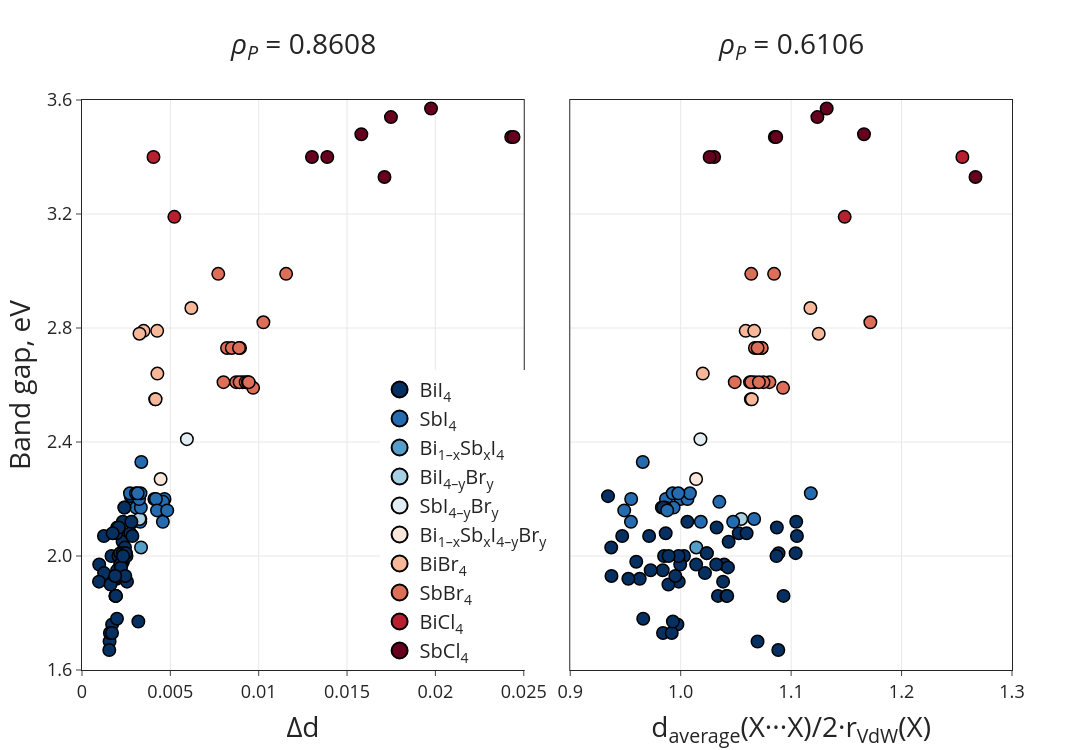

The cell this chart's notebook holds for it:
### Code cell
fig_7 = descriptors_vs_bandgap(dataframe=data, feature_1='delta_d', feature_2='XXaver_2r', composition_aid=composition_aid, subplot_titles=[f'<i>ρ<sub>P</sub></i> = {round(p1, 4)}<br> ', f'<i>ρ<sub>P</sub></i> = {round(p2, 4)}<br> '])
fig_7.show()
fig_7.write_html(os.path.join(path_to_image, 'descriptors_vs_band_gap.html'))
fig_7.write_image(os.path.join(path_to_image, 'descriptors_vs_band_gap.png'), scale=10)

### Figure 1 — Plotly figure (JSON) as saved in the notebook; plotly's stock layout.template omitted (floating-point values rounded to 4 significant figures)
{"data": [{"hovertemplate": "∆d: %{x:.5f}<br>Band gap: %{y:.2f}<br>%{text}", "marker": {"color": [0, 0, 0, 0, 0, 0, 0, 0, 0, 0, 0, 1, 1, 0, 1, 1, 1, 0, 0, 2, 1, 1, 3, 4, 5, 6, 6, 7, 7, 7, 7, 8, 8, 9, 0, 1, 1, 7, 0, 0, 0, 0, 0, 0, 0, 0, 0, 9, 9, 0, 0, 0, 1, 0, 0, 0, 0, 9, 0, 0, 0, 0, 1, 0, 0, 0, 6, 6, 0, 0, 0, 0, 1, 1, 7, 7, 7, 7, 7, 7, 7, 9, 9, 0, 1, 1, 1, 7, 9, 1, 1, 0, 0, 0, 0, 0, 0, 7, 7, 6, 6, 6, 0, 9, 0], "colorscale": [[0, "rgb(5,48,97)"], [0.1, "rgb(33,102,172)"], [0.2, "rgb(67,147,195)"], [0.3, "rgb(146,197,222)"], [0.4, "rgb(209,229,240)"], [0.5, "rgb(247,247,247)"], [0.6, "rgb(253,219,199)"], [0.7, "rgb(244,165,130)"], [0.8, "rgb(214,96,77)"], [0.9, "rgb(178,24,43)"], [1, "rgb(103,0,31)"]], "line": {"color": "#000000", "width": 1.5}, "size": 12.5}, "mode": "markers", "name": "∆d vs Band gap", "showlegend": false, "text": ["AGODEI<br>BiI<sub>4</sub><br>150.0", "AGODIM<br>BiI<sub>4</sub><br>150.0", "AGODOS<br>BiI<sub>4</sub><br>120.0", "AGODOS01<br>BiI<sub>4</sub><br>297.0", "AGODOS02<br>BiI<sub>4</sub><br>100.0", "AYENEZ<br>BiI<sub>4</sub><br>292.0", "AYENEZ01<br>BiI<sub>4</sub><br>150.0", "AYENOJ<br>BiI<sub>4</sub><br>292.0", "AYENOJ01<br>BiI<sub>4</sub><br>150.0", "AYEPAX<br>BiI<sub>4</sub><br>286.0", "AYEPAX01<br>BiI<sub>4</sub><br>150.0", "CENHEL<br>SbI<sub>4</sub><br>150.0", "CENMEQ<br>SbI<sub>4</sub><br>150.0", "CENMIU<br>BiI<sub>4</sub><br>150.0", "CENNER<br>SbI<sub>4</sub><br>150.0", "CENNER01<br>SbI<sub>4</sub><br>150.0", "CENNUH<br>SbI<sub>4</sub><br>150.0", "CENQIY<br>BiI<sub>4</sub><br>150.0", "COPWEK<br>BiI<sub>4</sub><br>293.0", "COXYUM<br>Bi<sub>1–x</sub>Sb<sub>x</sub>I<sub>4</sub><br>297.0", "COXZAT<br>SbI<sub>4</sub><br>100.0", "COXZAT01<br>SbI<sub>4</sub><br>296.0", "COXZEX<br>BiI<sub>4–y</sub>Br<sub>y</sub><br>296.0", "COXZIB<br>SbI<sub>4–y</sub>Br<sub>y</sub><br>293.0", "COXZOH<br>Bi<sub>1–x</sub>Sb<sub>x</sub>I<sub>4–y</sub>Br<sub>y</sub><br>100.0", "COXZUN<br>BiBr<sub>4</sub><br>297.0", "COXZUN01<br>BiBr<sub>4</sub><br>160.0", "COYBAW<br>SbBr<sub>4</sub><br>100.0", "ENIKIV<br>SbBr<sub>4</sub><br>220.0", "ENIKIV01<br>SbBr<sub>4</sub><br>297.0", "ENIKIV04<br>SbBr<sub>4</sub><br>298.0", "FAZFEV<br>BiCl<sub>4</sub><br>298.0", "FOCCAF<br>BiCl<sub>4</sub><br>173.0", "GATGOB<br>SbCl<sub>4</sub><br>293.0", "HASTUU<br>BiI<sub>4</sub><br>300.0", "HEDGUW<br>SbI<sub>4</sub><br>100.0", "HEDHAD<br>SbI<sub>4</sub><br>100.0", "HEDHUX<br>SbBr<sub>4</sub><br>100.0", "IBIJUC<br>BiI<sub>4</sub><br>295.0", "IBIJUC01<br>BiI<sub>4</sub><br>293.0", "IBIKAJ<br>BiI<sub>4</sub><br>298.0", "IBIKAJ01<br>BiI<sub>4</sub><br>293.0", "ICSD_421459<br>BiI<sub>4</sub><br>293.0", "ICSD_430261<br>BiI<sub>4</sub><br>100.0", "ICSD_430262<br>BiI<sub>4</sub><br>295.0", "ICSD_430263<br>BiI<sub>4</sub><br>295.0", "ICSD_430264<br>BiI<sub>4</sub><br>295.0", "IMEMOC<br>SbCl<sub>4</sub><br>293.0", "IMEMOC01<br>SbCl<sub>4</sub><br>293.0", "IZUXAF<br>BiI<sub>4</sub><br>200.0", "IZUXAF01<br>BiI<sub>4</sub><br>293.0", "IZUXEJ<br>BiI<sub>4</sub><br>293.0", "KEMBOW<br>SbI<sub>4</sub><br>330.0", "KOYNIZ<br>BiI<sub>4</sub><br>293.0", "KOYNIZ01<br>BiI<sub>4</sub><br>150.0", "LEWKEG<br>BiI<sub>4</sub><br>120.0", "NAXWUI<br>BiI<sub>4</sub><br>293.0", "NOKDAW<br>SbCl<sub>4</sub><br>293.0", "NOSLOZ<br>BiI<sub>4</sub><br>300.0", "OQUBEK<br>BiI<sub>4</sub><br>293.0", "OQUBEK01<br>BiI<sub>4</sub><br>293.0", "PANHIZ<br>BiI<sub>4</sub><br>293.0", "PANHOF<br>SbI<sub>4</sub><br>293.0", "PAQLAX<br>BiI<sub>4</sub><br>150.0", "PAQLEB<br>BiI<sub>4</sub><br>120.0", "PAQLEB02<br>BiI<sub>4</sub><br>100.0", "PETLOT<br>BiBr<sub>4</sub><br>173.0", "PICBBI<br>BiBr<sub>4</sub><br>295.0", "POYGAO<br>BiI<sub>4</sub><br>93.0", "POYGES<br>BiI<sub>4</sub><br>293.0", "POYGES01<br>BiI<sub>4</sub><br>160.0", "POYGIW<br>BiI<sub>4</sub><br>138.0", "PUBKUV<br>SbI<sub>4</sub><br>293.0", "PUBKUV01<br>SbI<sub>4</sub><br>293.0", "PYDBSB<br>SbBr<sub>4</sub><br>295.0", "PYDBSB02<br>SbBr<sub>4</sub><br>116.0", "PYDBSB03<br>SbBr<sub>4</sub><br>295.0", "PYDBSB04<br>SbBr<sub>4</sub><br>295.0", "PYDBSB05<br>SbBr<sub>4</sub><br>170.0", "PYDBSB06<br>SbBr<sub>4</sub><br>110.0", "PYDBSB07<br>SbBr<sub>4</sub><br>100.0", "PYRCSB10<br>SbCl<sub>4</sub><br>295.0", "PYRCSB11<br>SbCl<sub>4</sub><br>100.0", "QINCOI<br>BiI<sub>4</sub><br>293.0", "RAZMEN<br>SbI<sub>4</sub><br>295.0", "RAZMEN01<br>SbI<sub>4</sub><br>85.0", "RAZMEN02<br>SbI<sub>4</sub><br>150.0", "SEFRII<br>SbBr<sub>4</sub><br>293.0", "SEFROO<br>SbCl<sub>4</sub><br>293.0", "SEYDUV<br>SbI<sub>4</sub><br>295.0", "SEYDUV01<br>SbI<sub>4</sub><br>100.0", "SEYPOF<br>BiI<sub>4</sub><br>296.0", "SIWGUD<br>BiI<sub>4</sub><br>130.0", "SIWHAK<br>BiI<sub>4</sub><br>130.0", "WAXDIM<br>BiI<sub>4</sub><br>130.0", "WEDNOM<br>BiI<sub>4</sub><br>273.0", "WEDNOM01<br>BiI<sub>4</sub><br>293.0", "WURMUV<br>SbBr<sub>4</sub><br>293.0", "WURMUV01<br>SbBr<sub>4</sub><br>387.9", "WURNEG<br>BiBr<sub>4</sub><br>293.0", "COD_7250636<br>BiBr<sub>4</sub><br>393.02", "YOCTOD<br>BiBr<sub>4</sub><br>293.0", "ZEHCUO<br>BiI<sub>4</sub><br>296.0", "ZOJKAO<br>SbCl<sub>4</sub><br>296.0", "ZUCSOH<br>BiI<sub>4</sub><br>330.0"], "type": "scatter", "x": [0.00167, 0.00243, 0.0009736, 0.00125, 0.0009622, 0.002171, 0.00206, 0.002088, 0.001992, 0.001954, 0.001843, 0.003063, 0.003301, 0.002298, 0.002884, 0.003298, 0.003356, 0.002432, 0.001996, 0.003342, 0.004096, 0.00467, 0.003256, 0.005935, 0.00445, 0.004144, 0.004165, 0.008208, 0.008475, 0.008943, 0.008885, 0.004046, 0.005226, 0.01749, 0.002547, 0.004589, 0.004576, 0.009685, 0.001904, 0.001913, 0.00189, 0.001919, 0.001614, 0.001705, 0.001561, 0.001579, 0.0017, 0.02429, 0.02442, 0.002735, 0.002853, 0.002161, 0.003331, 0.002309, 0.002308, 0.001979, 0.001544, 0.01581, 0.001241, 0.002795, 0.002756, 0.001948, 0.002715, 0.002319, 0.002406, 0.0024, 0.004266, 0.006188, 0.002076, 0.002182, 0.002243, 0.002166, 0.003233, 0.004182, 0.009099, 0.008008, 0.008724, 0.00892, 0.009263, 0.009389, 0.009435, 0.01301, 0.01388, 0.001736, 0.003313, 0.003053, 0.003151, 0.01027, 0.01712, 0.004245, 0.004823, 0.002211, 0.002518, 0.00245, 0.001876, 0.002473, 0.002476, 0.01155, 0.007711, 0.003487, 0.004255, 0.003254, 0.003189, 0.01975, 0.002326], "xaxis": "x", "y": [2.0, 2.07, 1.97, 1.94, 1.91, 2.0, 2.0, 1.95, 1.95, 1.92, 1.92, 2.17, 2.13, 2.05, 2.12, 2.12, 2.33, 2.03, 2.1, 2.03, 2.2, 2.2, 2.13, 2.41, 2.27, 2.55, 2.55, 2.73, 2.73, 2.73, 2.73, 3.4, 3.19, 3.54, 1.91, 2.19, 2.12, 2.59, 1.86, 1.86, 1.86, 1.86, 1.9, 1.76, 1.7, 1.73, 1.73, 3.47, 3.47, 2.08, 2.07, 2.01, 2.17, 2.12, 2.01, 1.78, 1.67, 3.48, 2.07, 2.12, 2.21, 2.08, 2.22, 1.98, 2.17, 2.17, 2.64, 2.87, 2.1, 1.97, 1.97, 1.97, 2.2, 2.2, 2.61, 2.61, 2.61, 2.61, 2.61, 2.61, 2.61, 3.4, 3.4, 2.08, 2.22, 2.22, 2.22, 2.82, 3.33, 2.16, 2.16, 1.96, 2.0, 1.93, 1.93, 2.01, 2.01, 2.99, 2.99, 2.79, 2.79, 2.78, 1.77, 3.57, 2.0], "yaxis": "y"}, {"hovertemplate": "d<sub>average</sub>(X···X)/2·r<sub>VdW</sub>(X): %{x:.3f}<br>Band gap: %{y:.2f}<br>%{text}", "marker": {"color": [0, 0, 0, 0, 0, 0, 0, 0, 0, 0, 0, 1, 1, 0, 1, 1, 1, 0, 0, 2, 1, 1, 3, 4, 5, 6, 6, 7, 7, 7, 7, 8, 8, 9, 0, 1, 1, 7, 0, 0, 0, 0, 0, 0, 0, 0, 0, 9, 9, 0, 0, 0, 1, 0, 0, 0, 0, 9, 0, 0, 0, 0, 1, 0, 0, 0, 6, 6, 0, 0, 0, 0, 1, 1, 7, 7, 7, 7, 7, 7, 7, 9, 9, 0, 1, 1, 1, 7, 9, 1, 1, 0, 0, 0, 0, 0, 0, 7, 7, 6, 6, 6, 0, 9, 0], "colorscale": [[0, "rgb(5,48,97)"], [0.1, "rgb(33,102,172)"], [0.2, "rgb(67,147,195)"], [0.3, "rgb(146,197,222)"], [0.4, "rgb(209,229,240)"], [0.5, "rgb(247,247,247)"], [0.6, "rgb(253,219,199)"], [0.7, "rgb(244,165,130)"], [0.8, "rgb(214,96,77)"], [0.9, "rgb(178,24,43)"], [1, "rgb(103,0,31)"]], "line": {"color": "#000000", "width": 1.5}, "size": 12.5}, "mode": "markers", "name": "d<sub>average</sub>(X···X)/2·r<sub>VdW</sub>(X) vs Band gap", "showlegend": false, "text": ["AGODEI<br>BiI<sub>4</sub><br>150.0", "AGODIM<br>BiI<sub>4</sub><br>150.0", "AGODOS<br>BiI<sub>4</sub><br>120.0", "AGODOS01<br>BiI<sub>4</sub><br>297.0", "AGODOS02<br>BiI<sub>4</sub><br>100.0", "AYENEZ<br>BiI<sub>4</sub><br>292.0", "AYENEZ01<br>BiI<sub>4</sub><br>150.0", "AYENOJ<br>BiI<sub>4</sub><br>292.0", "AYENOJ01<br>BiI<sub>4</sub><br>150.0", "AYEPAX<br>BiI<sub>4</sub><br>286.0", "AYEPAX01<br>BiI<sub>4</sub><br>150.0", "CENHEL<br>SbI<sub>4</sub><br>150.0", "CENMEQ<br>SbI<sub>4</sub><br>150.0", "CENMIU<br>BiI<sub>4</sub><br>150.0", "CENNER<br>SbI<sub>4</sub><br>150.0", "CENNER01<br>SbI<sub>4</sub><br>150.0", "CENNUH<br>SbI<sub>4</sub><br>150.0", "CENQIY<br>BiI<sub>4</sub><br>150.0", "COPWEK<br>BiI<sub>4</sub><br>293.0", "COXYUM<br>Bi<sub>1–x</sub>Sb<sub>x</sub>I<sub>4</sub><br>297.0", "COXZAT<br>SbI<sub>4</sub><br>100.0", "COXZAT01<br>SbI<sub>4</sub><br>296.0", "COXZEX<br>BiI<sub>4–y</sub>Br<sub>y</sub><br>296.0", "COXZIB<br>SbI<sub>4–y</sub>Br<sub>y</sub><br>293.0", "COXZOH<br>Bi<sub>1–x</sub>Sb<sub>x</sub>I<sub>4–y</sub>Br<sub>y</sub><br>100.0", "COXZUN<br>BiBr<sub>4</sub><br>297.0", "COXZUN01<br>BiBr<sub>4</sub><br>160.0", "COYBAW<br>SbBr<sub>4</sub><br>100.0", "ENIKIV<br>SbBr<sub>4</sub><br>220.0", "ENIKIV01<br>SbBr<sub>4</sub><br>297.0", "ENIKIV04<br>SbBr<sub>4</sub><br>298.0", "FAZFEV<br>BiCl<sub>4</sub><br>298.0", "FOCCAF<br>BiCl<sub>4</sub><br>173.0", "GATGOB<br>SbCl<sub>4</sub><br>293.0", "HASTUU<br>BiI<sub>4</sub><br>300.0", "HEDGUW<br>SbI<sub>4</sub><br>100.0", "HEDHAD<br>SbI<sub>4</sub><br>100.0", "HEDHUX<br>SbBr<sub>4</sub><br>100.0", "IBIJUC<br>BiI<sub>4</sub><br>295.0", "IBIJUC01<br>BiI<sub>4</sub><br>293.0", "IBIKAJ<br>BiI<sub>4</sub><br>298.0", "IBIKAJ01<br>BiI<sub>4</sub><br>293.0", "ICSD_421459<br>BiI<sub>4</sub><br>293.0", "ICSD_430261<br>BiI<sub>4</sub><br>100.0", "ICSD_430262<br>BiI<sub>4</sub><br>295.0", "ICSD_430263<br>BiI<sub>4</sub><br>295.0", "ICSD_430264<br>BiI<sub>4</sub><br>295.0", "IMEMOC<br>SbCl<sub>4</sub><br>293.0", "IMEMOC01<br>SbCl<sub>4</sub><br>293.0", "IZUXAF<br>BiI<sub>4</sub><br>200.0", "IZUXAF01<br>BiI<sub>4</sub><br>293.0", "IZUXEJ<br>BiI<sub>4</sub><br>293.0", "KEMBOW<br>SbI<sub>4</sub><br>330.0", "KOYNIZ<br>BiI<sub>4</sub><br>293.0", "KOYNIZ01<br>BiI<sub>4</sub><br>150.0", "LEWKEG<br>BiI<sub>4</sub><br>120.0", "NAXWUI<br>BiI<sub>4</sub><br>293.0", "NOKDAW<br>SbCl<sub>4</sub><br>293.0", "NOSLOZ<br>BiI<sub>4</sub><br>300.0", "OQUBEK<br>BiI<sub>4</sub><br>293.0", "OQUBEK01<br>BiI<sub>4</sub><br>293.0", "PANHIZ<br>BiI<sub>4</sub><br>293.0", "PANHOF<br>SbI<sub>4</sub><br>293.0", "PAQLAX<br>BiI<sub>4</sub><br>150.0", "PAQLEB<br>BiI<sub>4</sub><br>120.0", "PAQLEB02<br>BiI<sub>4</sub><br>100.0", "PETLOT<br>BiBr<sub>4</sub><br>173.0", "PICBBI<br>BiBr<sub>4</sub><br>295.0", "POYGAO<br>BiI<sub>4</sub><br>93.0", "POYGES<br>BiI<sub>4</sub><br>293.0", "POYGES01<br>BiI<sub>4</sub><br>160.0", "POYGIW<br>BiI<sub>4</sub><br>138.0", "PUBKUV<br>SbI<sub>4</sub><br>293.0", "PUBKUV01<br>SbI<sub>4</sub><br>293.0", "PYDBSB<br>SbBr<sub>4</sub><br>295.0", "PYDBSB02<br>SbBr<sub>4</sub><br>116.0", "PYDBSB03<br>SbBr<sub>4</sub><br>295.0", "PYDBSB04<br>SbBr<sub>4</sub><br>295.0", "PYDBSB05<br>SbBr<sub>4</sub><br>170.0", "PYDBSB06<br>SbBr<sub>4</sub><br>110.0", "PYDBSB07<br>SbBr<sub>4</sub><br>100.0", "PYRCSB10<br>SbCl<sub>4</sub><br>295.0", "PYRCSB11<br>SbCl<sub>4</sub><br>100.0", "QINCOI<br>BiI<sub>4</sub><br>293.0", "RAZMEN<br>SbI<sub>4</sub><br>295.0", "RAZMEN01<br>SbI<sub>4</sub><br>85.0", "RAZMEN02<br>SbI<sub>4</sub><br>150.0", "SEFRII<br>SbBr<sub>4</sub><br>293.0", "SEFROO<br>SbCl<sub>4</sub><br>293.0", "SEYDUV<br>SbI<sub>4</sub><br>295.0", "SEYDUV01<br>SbI<sub>4</sub><br>100.0", "SEYPOF<br>BiI<sub>4</sub><br>296.0", "SIWGUD<br>BiI<sub>4</sub><br>130.0", "SIWHAK<br>BiI<sub>4</sub><br>130.0", "WAXDIM<br>BiI<sub>4</sub><br>130.0", "WEDNOM<br>BiI<sub>4</sub><br>273.0", "WEDNOM01<br>BiI<sub>4</sub><br>293.0", "WURMUV<br>SbBr<sub>4</sub><br>293.0", "WURMUV01<br>SbBr<sub>4</sub><br>387.9", "WURNEG<br>BiBr<sub>4</sub><br>293.0", "COD_7250636<br>BiBr<sub>4</sub><br>393.02", "YOCTOD<br>BiBr<sub>4</sub><br>293.0", "ZEHCUO<br>BiI<sub>4</sub><br>296.0", "ZOJKAO<br>SbCl<sub>4</sub><br>296.0", "ZUCSOH<br>BiI<sub>4</sub><br>330.0"], "type": "scatter", "x": [1.003, 0.9714, 0.9996, 1.022, 0.9983, 0.998, 0.985, 0.9837, 0.9728, 0.9629, 0.9526, 0.9829, 1.067, 1.043, 0.955, 1.018, 0.9657, 0.9371, 1.033, 1.014, 0.9999, 0.9867, 1.055, 1.018, 1.014, 1.064, 1.064, 1.067, 1.073, 1.073, 1.07, 1.255, 1.148, 1.124, 1.038, 1.035, 1.047, 1.093, 1.093, 1.034, 1.041, 1.042, 0.9889, 0.997, 1.07, 0.984, 0.9919, 1.085, 1.087, 0.9864, 0.947, 1.089, 0.9936, 1.105, 1.104, 0.9661, 1.088, 1.166, 1.105, 1.006, 0.9342, 1.053, 1.118, 0.9598, 0.986, 0.9841, 1.02, 1.117, 1.087, 1.039, 1.014, 1.032, 1.006, 0.9552, 1.063, 1.067, 1.049, 1.064, 1.08, 1.075, 1.071, 1.03, 1.026, 1.06, 1.008, 0.9927, 0.9979, 1.172, 1.267, 0.9878, 0.9489, 1.043, 1.087, 0.9952, 0.9373, 1.024, 1.024, 1.085, 1.064, 1.059, 1.067, 1.125, 0.9929, 1.132, 0.9891], "xaxis": "x2", "y": [2.0, 2.07, 1.97, 1.94, 1.91, 2.0, 2.0, 1.95, 1.95, 1.92, 1.92, 2.17, 2.13, 2.05, 2.12, 2.12, 2.33, 2.03, 2.1, 2.03, 2.2, 2.2, 2.13, 2.41, 2.27, 2.55, 2.55, 2.73, 2.73, 2.73, 2.73, 3.4, 3.19, 3.54, 1.91, 2.19, 2.12, 2.59, 1.86, 1.86, 1.86, 1.86, 1.9, 1.76, 1.7, 1.73, 1.73, 3.47, 3.47, 2.08, 2.07, 2.01, 2.17, 2.12, 2.01, 1.78, 1.67, 3.48, 2.07, 2.12, 2.21, 2.08, 2.22, 1.98, 2.17, 2.17, 2.64, 2.87, 2.1, 1.97, 1.97, 1.97, 2.2, 2.2, 2.61, 2.61, 2.61, 2.61, 2.61, 2.61, 2.61, 3.4, 3.4, 2.08, 2.22, 2.22, 2.22, 2.82, 3.33, 2.16, 2.16, 1.96, 2.0, 1.93, 1.93, 2.01, 2.01, 2.99, 2.99, 2.79, 2.79, 2.78, 1.77, 3.57, 2.0], "yaxis": "y2"}, {"marker": {"color": ["rgb(5, 48, 97)"], "line": {"color": "#000000", "width": 2}, "size": 20}, "mode": "markers", "name": "BiI<sub>4</sub>", "type": "scatter", "x": [null], "y": [null]}, {"marker": {"color": ["rgb(37, 107, 175)"], "line": {"color": "#000000", "width": 2}, "size": 20}, "mode": "markers", "name": "SbI<sub>4</sub>", "type": "scatter", "x": [null], "y": [null]}, {"marker": {"color": ["rgb(85, 158, 201)"], "line": {"color": "#000000", "width": 2}, "size": 20}, "mode": "markers", "name": "Bi<sub>1–x</sub>Sb<sub>x</sub>I<sub>4</sub>", "type": "scatter", "x": [null], "y": [null]}, {"marker": {"color": ["rgb(167, 208, 228)"], "line": {"color": "#000000", "width": 2}, "size": 20}, "mode": "markers", "name": "BiI<sub>4–y</sub>Br<sub>y</sub>", "type": "scatter", "x": [null], "y": [null]}, {"marker": {"color": ["rgb(226, 237, 243)"], "line": {"color": "#000000", "width": 2}, "size": 20}, "mode": "markers", "name": "SbI<sub>4–y</sub>Br<sub>y</sub>", "type": "scatter", "x": [null], "y": [null]}, {"marker": {"color": ["rgb(250, 231, 220)"], "line": {"color": "#000000", "width": 2}, "size": 20}, "mode": "markers", "name": "Bi<sub>1–x</sub>Sb<sub>x</sub>I<sub>4–y</sub>Br<sub>y</sub>", "type": "scatter", "x": [null], "y": [null]}, {"marker": {"color": ["rgb(247, 183, 153)"], "line": {"color": "#000000", "width": 2}, "size": 20}, "mode": "markers", "name": "BiBr<sub>4</sub>", "type": "scatter", "x": [null], "y": [null]}, {"marker": {"color": ["rgb(221, 111, 89)"], "line": {"color": "#000000", "width": 2}, "size": 20}, "mode": "markers", "name": "SbBr<sub>4</sub>", "type": "scatter", "x": [null], "y": [null]}, {"marker": {"color": ["rgb(182, 32, 47)"], "line": {"color": "#000000", "width": 2}, "size": 20}, "mode": "markers", "name": "BiCl<sub>4</sub>", "type": "scatter", "x": [null], "y": [null]}, {"marker": {"color": ["rgb(103, 0, 31)"], "line": {"color": "#000000", "width": 2}, "size": 20}, "mode": "markers", "name": "SbCl<sub>4</sub>", "type": "scatter", "x": [null], "y": [null]}], "layout": {"annotations": [{"font": {"size": 28}, "showarrow": false, "text": "<i>ρ<sub>P</sub></i> = 0.8608<br> ", "x": 0.2375, "xanchor": "center", "xref": "paper", "y": 1, "yanchor": "bottom", "yref": "paper"}, {"font": {"size": 28}, "showarrow": false, "text": "<i>ρ<sub>P</sub></i> = 0.6106<br> ", "x": 0.7625, "xanchor": "center", "xref": "paper", "y": 1, "yanchor": "bottom", "yref": "paper"}], "font": {"size": 18}, "height": 750, "legend": {"font": {"size": 20}, "x": 0.32, "y": 0}, "margin": {"t": 100}, "width": 1400, "xaxis": {"anchor": "y", "domain": [0, 0.475], "mirror": true, "range": [0, 0.025], "showgrid": true, "title": {"font": {"size": 28}, "text": "∆d"}}, "xaxis2": {"anchor": "y2", "domain": [0.525, 1], "dtick": 0.1, "mirror": true, "range": [0.9, 1.3], "showgrid": true, "tickformat": ".1f", "title": {"font": {"size": 28}, "text": "d<sub>average</sub>(X···X)/2·r<sub>VdW</sub>(X)"}}, "yaxis": {"anchor": "x", "domain": [0, 1], "dtick": 0.4, "mirror": true, "range": [1.6, 3.6], "showgrid": true, "tickformat": ".1f", "title": {"font": {"size": 28}, "text": "Band gap, eV"}}, "yaxis2": {"anchor": "x2", "domain": [0, 1], "dtick": 0.4, "mirror": true, "range": [1.6, 3.6], "showgrid": true, "showticklabels": false, "ticklen": 0}}}
